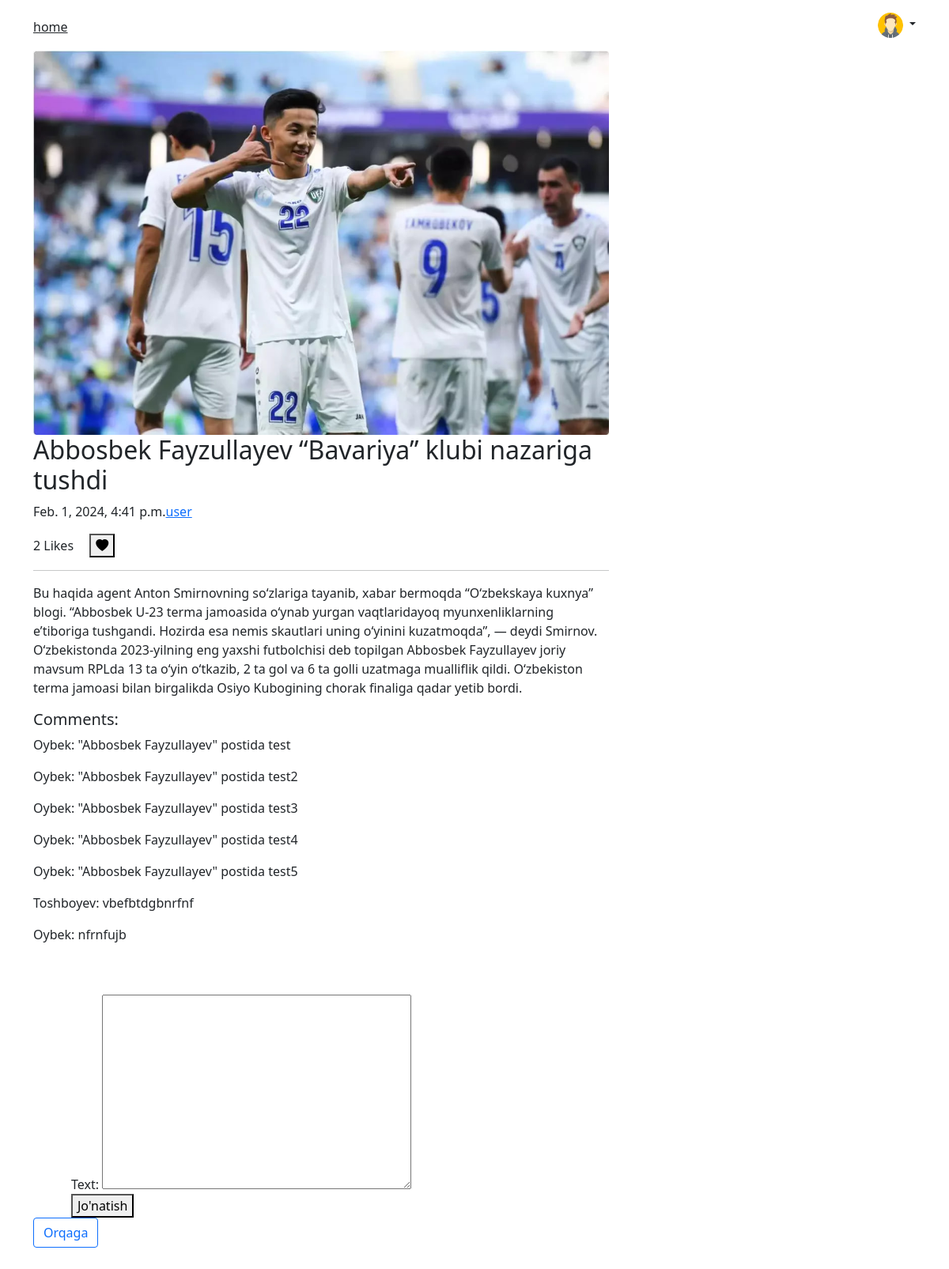
The app's page /2024/2/1/test2-post (signed in) with its own data.
### blog/models.py (models this page shows, shortened)
class Post(models. Model):
    class Status(models.TextChoices):
        DRAFT = 'DF', 'Draft'
        PUBLISHED = 'PB',  'Published'
    title = models.CharField(max_length=250)
    slug = models.SlugField(max_length=250, unique_for_date='publish')
    body = models.TextField()
    likes = models.ManyToManyField(User, through='Like', related_name='liked_post', blank=True)
    comments = models.ManyToManyField(User, through='Comment', related_name='ed_post', blank=True)
    author = models.ForeignKey(User, on_delete=models.CASCADE, related_name='blog_posts')
    publish = models.DateTimeField(default = timezone.now())
    img = models.ImageField(upload_to='images/', blank=True)
    created = models.DateTimeField(auto_now_add=True)
    updated = models.DateTimeField(auto_now=True)
    status = models.CharField(max_length=2, choices=Status.choices, default=Status.DRAFT)
    objects = models.Manager()
    published = PublishedManager()
    class Meta:
        ordering = ['publish']
        indexes = [
            models.Index(fields=['-publish']),
        ]

class Comment(models.Model):
    post = models.ForeignKey(Post, on_delete=models.CASCADE)
    author = models.ForeignKey(User, on_delete=models.CASCADE)
    text = models.TextField()
    created = models.DateTimeField(auto_now_add=True)

### blog/views.py (the view)
# urls.py: path('<int:year>/<int:month>/<int:day>/<slug:slug>', views.post_detail, name='post_detail'),
def post_detail(request, year, month, day, slug):
    post = get_object_or_404(
        Post,
        status=Post.Status.PUBLISHED,
        slug=slug,
        publish__year=year,
        publish__month=month,
        publish__day=day
        )
    comments = Comment.objects.filter(post=post)
    likes = Like.objects.filter(post=post)
    if request.method == 'POST':
        comment_form = CommentForm(data=request.POST)
        if comment_form.is_valid():
            new_comment = comment_form.save(commit=False)
            new_comment.post = post
            new_comment.author = request.user
            new_comment.save()
            return redirect('blog:post_detail', year=year, month=month, day=day, slug=post.slug)
    else:
        comment_form = CommentForm()
    data = {
        'post': post,
        'likes': likes,
        'comments': comments,
        'comment_form': comment_form,
    }
    return render(request, 'blog/post/detail.html', data)

### blog/forms.py
class CommentForm(forms.ModelForm):
    class Meta:
        model = Comment
        fields = ['text']

### templates/blog/post/detail.html (shortened to what this page needs)
{% extends "blog/base.html" %}
{% block content %}
<div class="row g-5">
    <div class="col-md-8">
      <article class="blog-post">
        {% if post.img %}
        <div>
          <img src="{{ post.img.url }}" class="card-img-top" alt="{{ post.title }}">
        </div>
        {% endif %}
        <h2 class="blog-post-title">{{ post.title }}</h2>
        <p class="blog-post-meta">{{ post.publish }}<a href="#">{{ post.author }}</a></p>
        <p id="like-count">
          {{ likes.count }} Likes
          {% if request.user.is_authenticated %}
          <button id="like-button" class="ms-3">
            <i class="bi bi-heart-fill "></i>
          </button>
          {% endif %}
        </p>
        <hr>
        <p>
          {{ post.body }}
        </p>
        {% if comments %}
        <h5>Comments:</h5>
        {% for comment in comments %}
        <p>
          {{ comment.author.first_name }}: {{ comment.text }}
        </p>
        {% endfor %}
        <br><br>
        {% endif %}
      </article>
      {% if request.user.is_authenticated %}
      <div class="container">
          <form method="post" action="">
            {{ comment_form }}
            <button type="submit">Jo'natish</button>
          </form>
      </div>
      {% endif %}
      <nav class="blog-pagination mb-5" aria-label="Pagination">
        <a class="btn btn-outline-primary" href="{% url 'blog:post_list' %}">Orqaga</a>
      </nav>
    </div>
</div>
{% endblock %}

### records on screen
Post: img (picture), title "Abbosbek Fayzullayev “Bavariya” klubi nazariga tushdi", publish "Feb. 1, 2024, 4:41 p.m.", author "user", body "Bu haqida agent Anton Smirnovning so‘zlariga tayanib, xabar bermoqda “O‘zbekskaya kuxnya” blogi. “Abbosbek U-23 terma jamoasida o‘ynab yurgan vaqtlaridayoq myunxenliklarning e’tiboriga tushgandi. Hozirda esa nemis skautlari uning o‘yinini kuzatmoqda”, — deydi Smirnov. O‘zbekistonda 2023-yilning eng yaxshi futbolchisi deb topilgan Abbosbek Fayzullayev joriy mavsum RPLda 13 ta o‘yin o‘tkazib, 2 ta gol va 6 ta golli uzatmaga mualliflik qildi. O‘zbekiston terma jamoasi bilan birgalikda Osiyo Kubogining chorak finaliga qadar yetib bordi."
Comment: author.first_name "Oybek", text "\"Abbosbek Fayzullayev\" postida test"
Comment: author.first_name "Oybek", text "\"Abbosbek Fayzullayev\" postida test2"
Comment: author.first_name "Oybek", text "\"Abbosbek Fayzullayev\" postida test3"
Comment: author.first_name "Oybek", text "\"Abbosbek Fayzullayev\" postida test4"
Comment: author.first_name "Oybek", text "\"Abbosbek Fayzullayev\" postida test5"
Comment: author.first_name "Toshboyev", text "vbefbtdgbnrfnf"
Comment: author.first_name "Oybek", text "nfrnfujb"

### other values on screen
{{ likes.count }} "2"
